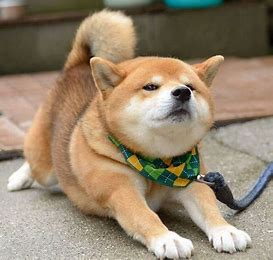
#> input picture homework3/source.jpg, 273 x 260 px
$ python otsu.py
#> lines starting #> are read from the running program, lines starting #| are printed output that depends on the picture; after the words box and inside, x2 and y2 are one past the last pixel; in counts of white or black regions, pixels touching at a corner belong together
#coding:utf-8
import cv2
from matplotlib import pyplot as plt
import time

image = cv2.imread("./source.jpg", cv2.IMREAD_COLOR)
#> image is the input picture: shape (260, 273, 3); mean B, G, R 111.1, 133.5, 150.5
# 变换图像通道
b, g, r = cv2.split(image)
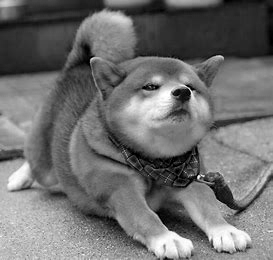
#> b: shape (260, 273); min 0, max 255, mean 111.1
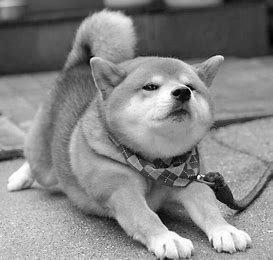
#> g: shape (260, 273); min 0, max 255, mean 133.5
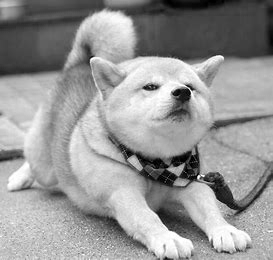
#> r: shape (260, 273); min 0, max 255, mean 150.5
image = cv2.merge([r, g, b])

gray = cv2.cvtColor(image, cv2.COLOR_BGR2GRAY)

# [5 lines of commented-out code are left out]

plt.subplot(131), plt.imshow(image, "gray")
plt.title("source image"), plt.xticks([]), plt.yticks([])
plt.subplot(132), plt.hist(image.ravel(), 256)
plt.title("Histogram"), plt.xticks([]), plt.yticks([])
ret1, th1 = cv2.threshold(gray, 0, 255, cv2.THRESH_OTSU)  #方法选择为THRESH_OTSU
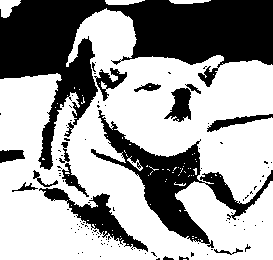
#> th1: shape (260, 273); 62.1% white; 107 black regions (91 under 20 px), largest, box (x1, y1, x2, y2) and area: (0, 0, 273, 170) 16990, (91, 110, 273, 248) 5588, (39, 188, 148, 252) 1654
#> ret1 = 117
plt.subplot(133), plt.imshow(th1, "gray")
plt.title("OTSU,threshold is " + str(ret1)), plt.xticks([]), plt.yticks([])
plt.show()
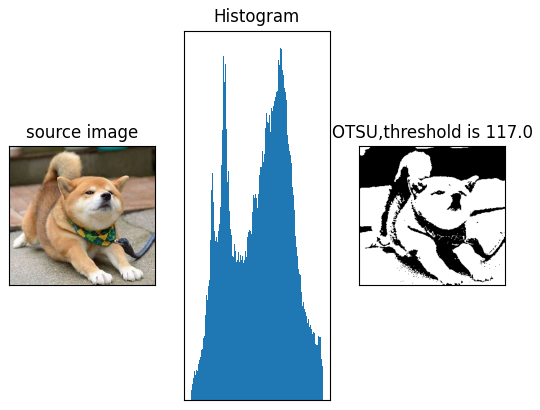
#> figure drawn by matplotlib, 3 panels
